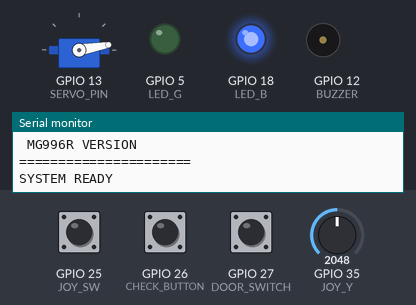
A sketch run on a simulated ESP32. On the bench: servo, output pins drawn as LEDs (lit = HIGH), buzzer (waves = sounding, pin HIGH), the last lines printed to the serial monitor. The test bench sets the inputs (shaded band); at power-on: GPIO 26 (CHECK_BUTTON) HIGH, GPIO 35 (JOY_Y) = 2048, GPIO 25 (JOY_SW) HIGH, GPIO 27 (DOOR_SWITCH) HIGH.

Above: at 1.2 s.
1.3 s: GPIO 26 (CHECK_BUTTON) pulled LOW for 0.15 s
At 1.65 s:
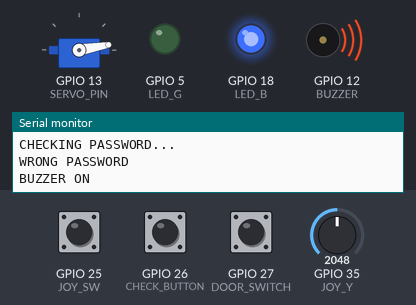
4.4 s: GPIO 35 (JOY_Y) set to 2971
5.9 s: GPIO 35 (JOY_Y) set to 3047
11.0 s: GPIO 26 (CHECK_BUTTON) pulled LOW for 1 s
At 13.1 s:
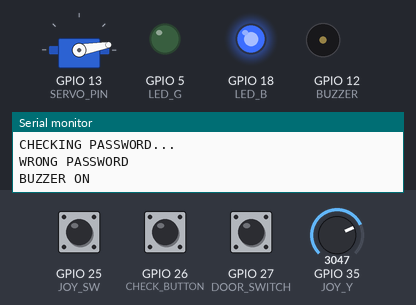
Timing chart, 0 to 14.6 s (numbered marks = the images above; inputs shaded):
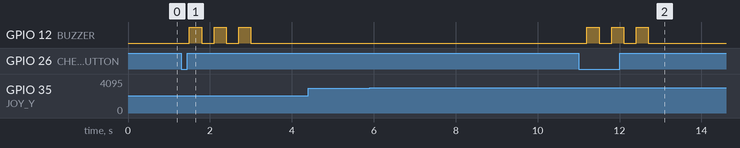

The sketch:

Locker_v1.ino
```cpp
#include <ESP32Servo.h>


// ===============================
// PIN 설정
// ===============================

// Joystick
#define JOY_X 34
#define JOY_Y 35
#define JOY_SW 25


// Confirm Button
#define CHECK_BUTTON 26


// Door Switch
#define DOOR_SWITCH 27


// Buzzer
#define BUZZER 12


// KY-016 RGB
#define LED_G 5
#define LED_B 18


// MG996R Servo
#define SERVO_PIN 13


Servo lockServo;


// ===============================
// Password
// ===============================

int correctPassword[4] = {2,5,8,3};

int inputPassword[4];

int inputIndex = 0;

int currentNumber = 0;


// ===============================
// Setup
// ===============================

void setup()
{

  Serial.begin(115200);


  pinMode(JOY_SW, INPUT_PULLUP);

  pinMode(CHECK_BUTTON, INPUT_PULLUP);

  pinMode(DOOR_SWITCH, INPUT_PULLUP);


  pinMode(BUZZER, OUTPUT);


  pinMode(LED_G, OUTPUT);
  pinMode(LED_B, OUTPUT);


  digitalWrite(BUZZER,LOW);


  // Servo 초기화
  lockServo.attach(SERVO_PIN);

  lockDoor();


  blueLED();


  Serial.println("======================");
  Serial.println(" SMART SAFE SYSTEM ");
  Serial.println(" MG996R VERSION ");
  Serial.println("======================");

  Serial.println("SYSTEM READY");

}


// ===============================
// Loop
// ===============================

void loop()
{


  joystickRead();


  // Joystick 버튼 = 숫자 저장

  if(digitalRead(JOY_SW)==LOW)
  {

    delay(200);

    saveNumber();

  }


  // KY-004 확인

  if(digitalRead(CHECK_BUTTON)==LOW)
  {

    delay(200);

    checkPassword();

  }


  doorCheck();


}


// ===============================
// Joystick 입력
// ===============================

void joystickRead()
{

  int y = analogRead(JOY_Y);


  if(y > 3000)
  {

    currentNumber++;

    if(currentNumber > 9)
      currentNumber=0;


    showNumber();


    delay(300);

  }


  if(y < 1000)
  {

    currentNumber--;

    if(currentNumber < 0)
      currentNumber=9;


    showNumber();


    delay(300);

  }

}


// ===============================
// 숫자 표시
// ===============================

void showNumber()
{

  blueLED();


  Serial.print("CURRENT NUMBER : ");

  Serial.println(currentNumber);

}


// ===============================
// 숫자 저장
// ===============================

void saveNumber()
{

  if(inputIndex < 4)
  {

    inputPassword[inputIndex]=currentNumber;


    Serial.print("INPUT ");

    Serial.print(inputIndex+1);

    Serial.print(" : ");

    Serial.println(currentNumber);


    inputIndex++;

    currentNumber=0;

  }

}


// ===============================
// Password 확인
// ===============================

void checkPassword()
{

  Serial.println();

  Serial.println("CHECKING PASSWORD...");


  bool correct=true;


  for(int i=0;i<4;i++)
  {

    if(inputPassword[i]!=correctPassword[i])
    {
      correct=false;
    }

  }


  if(correct)
  {

    Serial.println("PASSWORD OK");


    greenLED();


    openDoor();


  }

  else
  {

    Serial.println("WRONG PASSWORD");


    buzzerAlarm();


  }


  delay(1000);


  resetPassword();


  lockDoor();


  blueLED();


}


// ===============================
// Servo 제어
// ===============================

void openDoor()
{

  Serial.println("SERVO OPEN");


  lockServo.write(90);


  delay(3000);


}


void lockDoor()
{

  Serial.println("SERVO LOCK");


  lockServo.write(10);


}


// ===============================
// Buzzer KY-012
// ===============================

void buzzerAlarm()
{

  Serial.println("BUZZER ON");


  for(int i=0;i<3;i++)
  {

    digitalWrite(BUZZER,HIGH);

    delay(300);


    digitalWrite(BUZZER,LOW);

    delay(300);

  }


}


// ===============================
// KY-021 Door Switch
// ===============================

void doorCheck()
{

  if(digitalRead(DOOR_SWITCH)==LOW)
  {

    Serial.println("DOOR CLOSED");

    delay(500);

  }

}


// ===============================
// Password Reset
// ===============================

void resetPassword()
{

  inputIndex=0;


  for(int i=0;i<4;i++)
  {
    inputPassword[i]=0;
  }

}


// ===============================
// KY-016 LED
// Green + Blue Only
// ===============================

void blueLED()
{

  digitalWrite(LED_G,LOW);

  digitalWrite(LED_B,HIGH);

}


void greenLED()
{

  digitalWrite(LED_G,HIGH);

  digitalWrite(LED_B,LOW);

}
```

Measured:
- after the input at 1.3 s, GPIO 12 (BUZZER): alternates HIGH for 0.30 s and LOW for 0.30 s, 6 changes in all, then stays LOW, starting after 0.20 s
- after the input at 4.4 s, every drawn part: stays the same
- after the input at 11.0 s, GPIO 12 (BUZZER): alternates HIGH for 0.30 s and LOW for 0.30 s, 6 changes in all, then stays LOW, starting after 0.21 s
